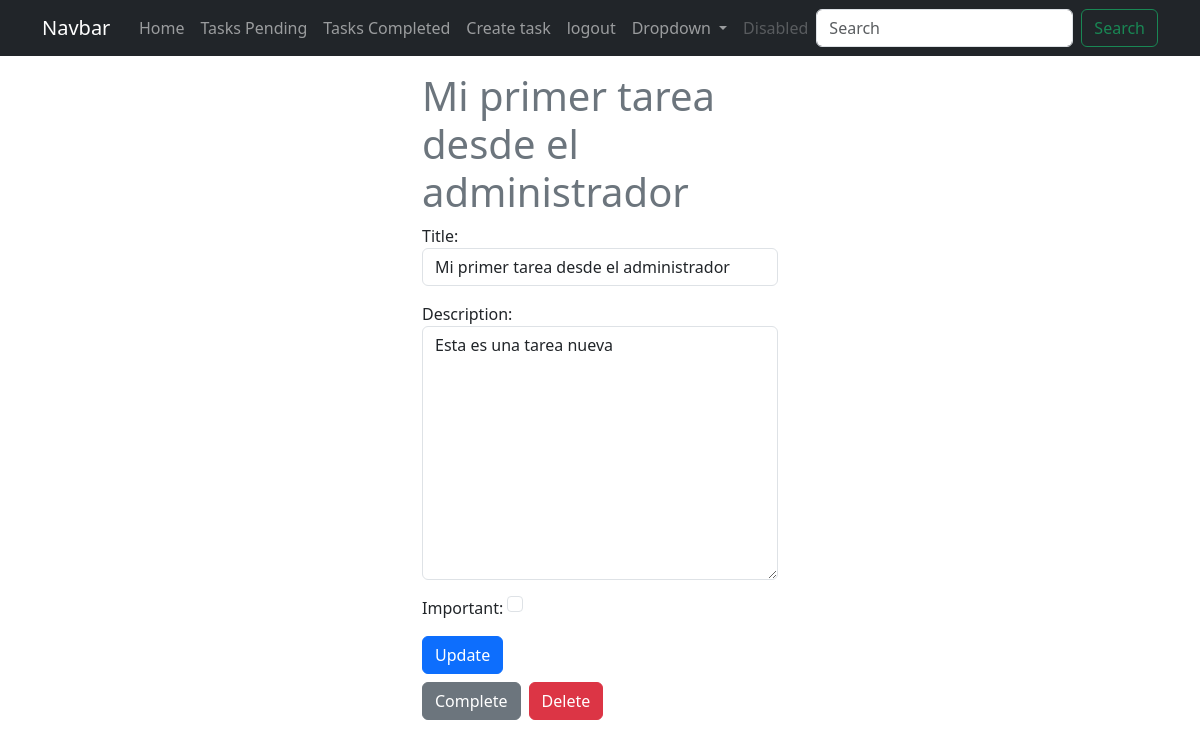
Screenshot of /tasks/1/ (signed in) with the database file from the repository.
### tasks/models.py (models this page shows, shortened)
class Task(models.Model):
    title = models.CharField(max_length=100) # max length of 100 characters
    description = models.TextField(blank=True) # blank and null are optional
    created  = models.DateTimeField(auto_now_add=True) # auto_now_add is the date and time of creation
    datecompleted = models.DateTimeField(null=True, blank=True) # null and blank are optional
    important = models.BooleanField(default=False) # default is false
    user = models.ForeignKey(User, on_delete= models.CASCADE) # on_delete is what happens when the user is deleted

### tasks/views.py (the view, shortened to what this page needs)
# urls.py: path("tasks/<int:task_id>/", views.task_detail, name="task_detail"),
@login_required
def task_detail(request, task_id):
    if request.method == "GET":
        task=get_object_or_404(Task, pk=task_id, user = request.user) # Verify that the ID exists
        form = TaskForm(instance=task)
        return render(request, "task_detail.html", {"task": task, "form": form})

### tasks/forms.py
class TaskForm(forms.ModelForm):
    class Meta:
        model = Task
        fields = ["title", "description", "important"]
        widgets = {
            'title': forms.TextInput(attrs={'class': 'form-control', 'placeholder': 'write a title'}),
            'description': forms.Textarea(attrs={'class': 'form-control', 'placeholder': 'write a description'}),
            'important': forms.CheckboxInput(attrs={'class': 'form-check-input m-auto'})
        }

### tasks/templates/task_detail.html (shortened to what this page needs)
{% extends 'base.html' %}
{% block content %}
<main class="container">
    <div class="row">
        <div class="col-md-4 offset-md-4">
            <h1 class="text-secondary">{{ task.title }} </h1>
            <form method="POST">
                {{form.as_p}}
                <button class="btn btn-primary" type="submit">
                    Update
                </button>
            </form>
            <div class="d-flex mt-2">
                <form action="{% url 'complete_task' task.id %}" method="POST">
                    <button class="btn btn-secondary" type="submit">
                        Complete
                    </button>
                </form>
                <form action="{% url 'delete_task' task.id %}" method="POST" class="ms-2">
                    <button class="btn btn-danger" type="submit">
                        Delete
                    </button>
                </form>
            </div>
        </div>
    </div>
</main>
{% endblock content %}

### rows the page displays
Task: title "Mi primer tarea desde el administrador", description "Esta es una tarea nueva"
